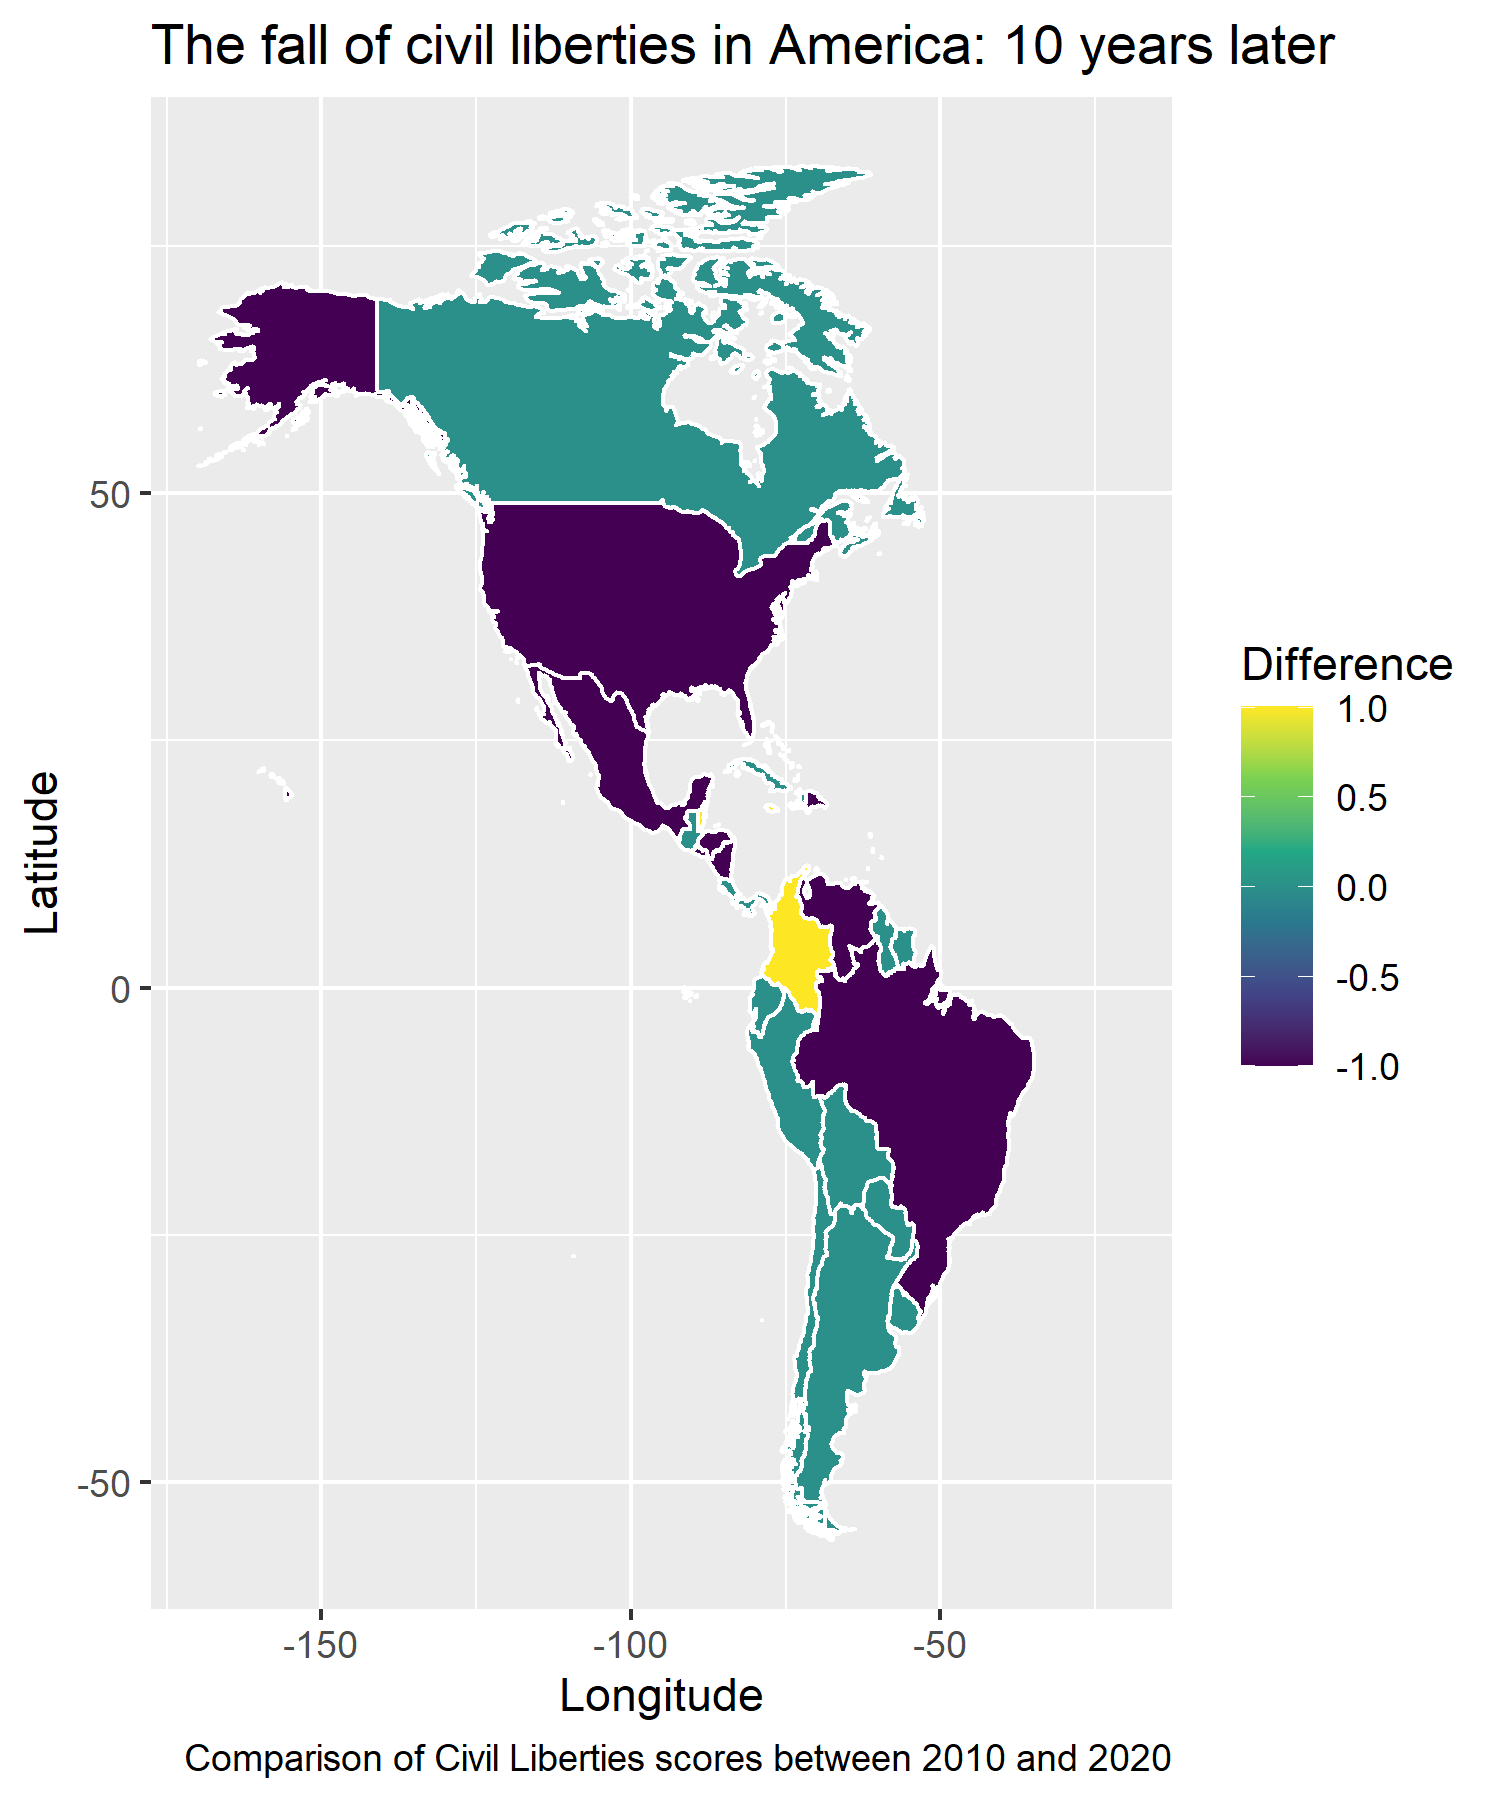

Recreate this plot in R.
### TidyTuesday Challenge
### Created by: Diego A. Gomez-Morales
### Created on: 2022-02-22
###############################################################################

### Load Libraries ###
library(tidyverse)
library(here)
library(tidytuesdayR)

### Load data ####

tuesdata <- tidytuesdayR::tt_load('2022-02-22')
freedom <- tuesdata$freedom

### calculate change in CI from 2010 to 2020

CI_ten_years <- freedom %>% 
  filter(Region_Name == "Americas") %>% 
  filter(year == 2010 | year == 2020) %>% 
  select(country, Region_Code, year, CL) %>% 
  pivot_wider(names_from = year, 
              values_from = CL) %>% 
  mutate(diff = `2010` - `2020`)

#replaces some names of countries
CI_ten_years$country <- gsub("United States of America", "USA", CI_ten_years$country)
CI_ten_years[35,"country"] <- "Venezuela"
CI_ten_years[6,"country"] <- "Bolivia"
CI_ten_years$region <- CI_ten_years$country

# countries boundaries
Americas <- as.vector(distinct(CI_ten_years, country))
Americas<-as.character(Americas$country)
world <- map_data("world", region = Americas)
join<-left_join(world,select(CI_ten_years, region, diff))

# plot map
ggplot(join, aes(x = long, y = lat, group = group)) +
  geom_polygon(aes(fill = diff), color = "white")+
  labs( title = "The fall of civil liberties in America: 10 years later",
        y ="Latitude",
        x = "Longitude",
        caption = "Comparison of Civil Liberties scores between 2010 and 2020")+
scale_x_continuous(limits = c(-170,-20))+
   scale_fill_continuous(name = "Difference", type = "viridis")

ggsave(here("2022-02-22","civil_liberties_america.png"), width = 5, height = 6, units = "in")
